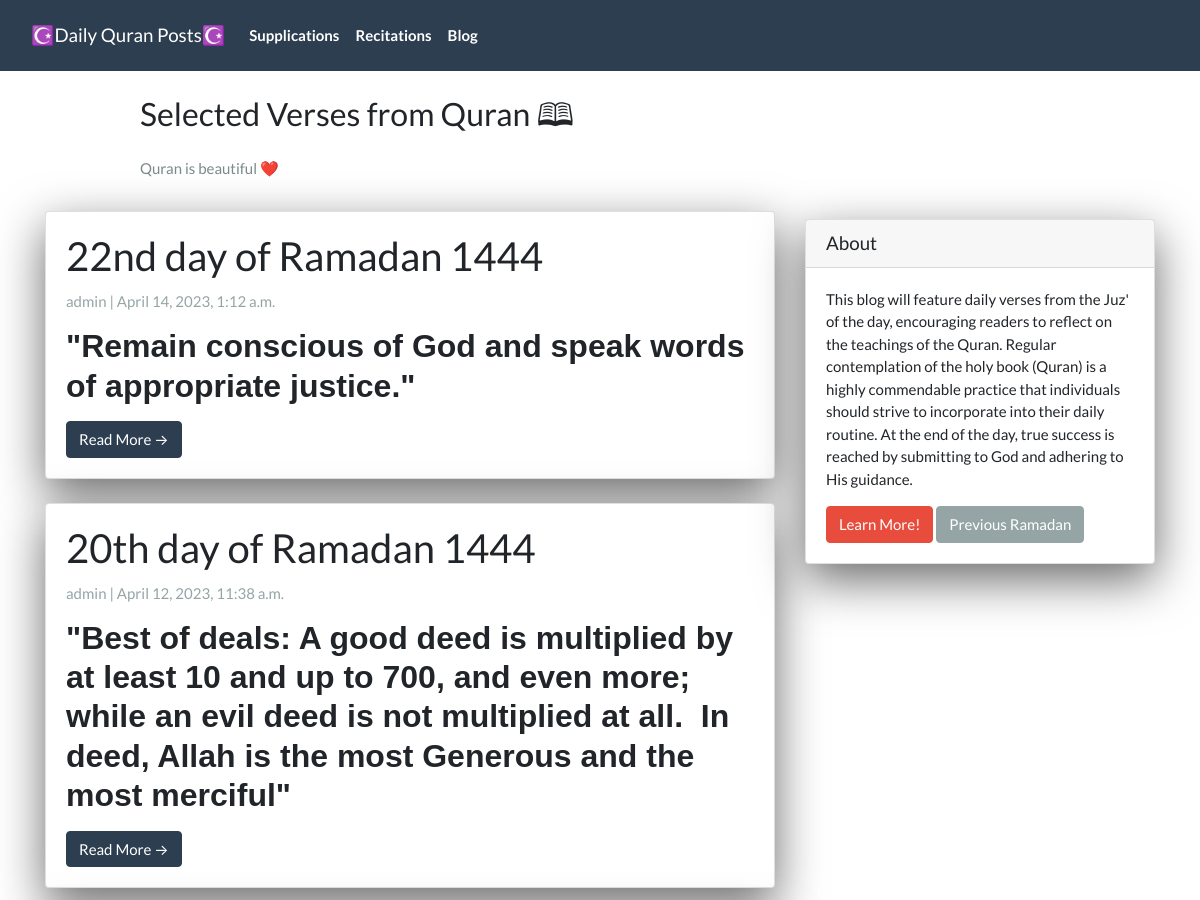
/ (upper part), run on an earlier commit of the app's database.
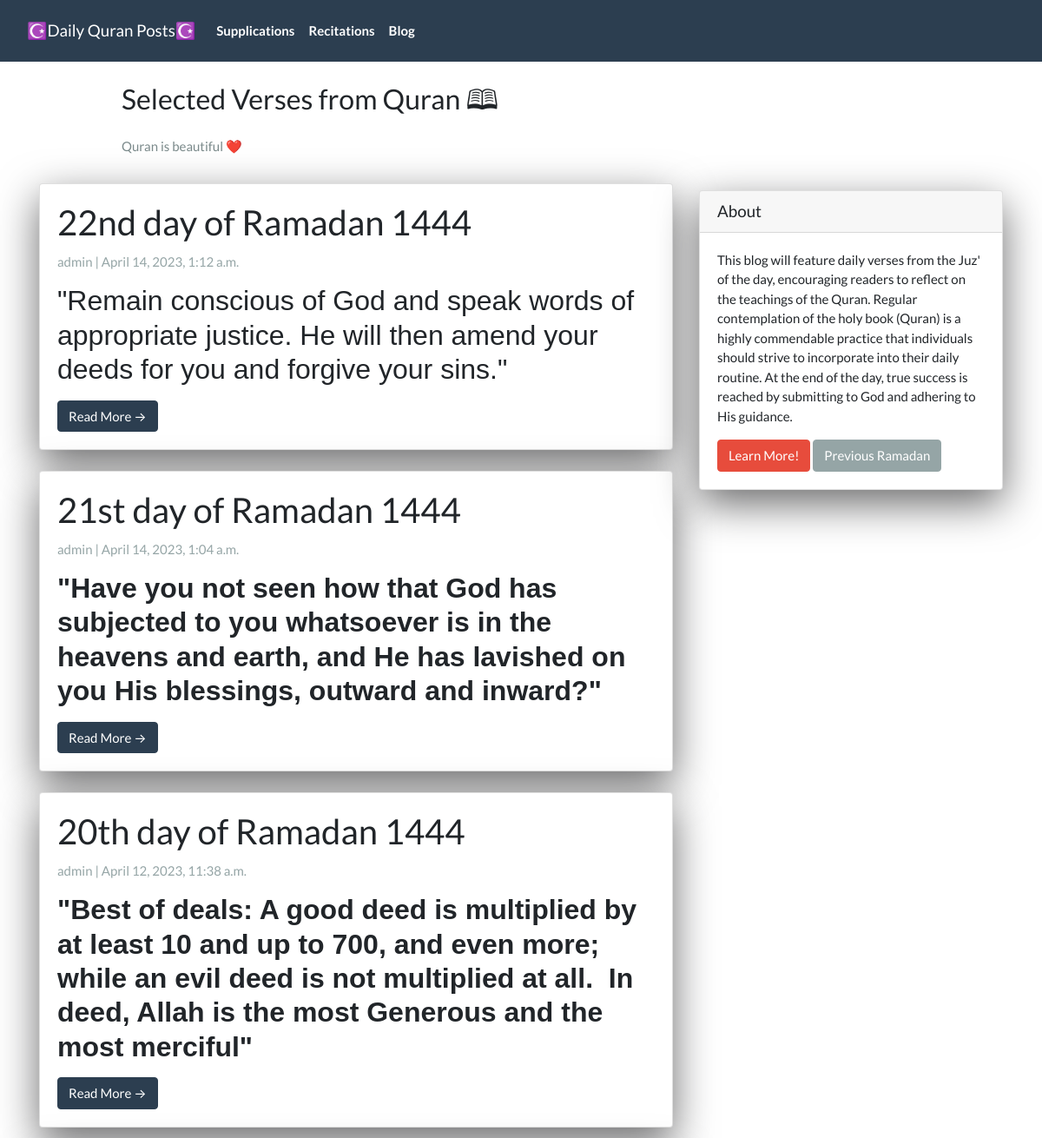
And on a later commit of the database.
### App/models.py (models this page shows, shortened)
class Post(models.Model):
  title =  models.CharField(max_length=200, unique=True)
  slug =   models.SlugField(max_length=200, unique=True)
  author = models.ForeignKey(User, on_delete=models.CASCADE, related_name='blog_posts')
  created_on = models.DateTimeField(auto_now_add=True)
  updated_on = models.DateTimeField(auto_now=True)
  summary = RichTextField(blank=True, null=True)
  content = RichTextField(blank=True, null=True)
  video_link = EmbedVideoField(blank=True, null=True)
  status = models.IntegerField(choices=STATUS, default=0)
  class Meta:
    ordering = ['-created_on']

### App/views.py (the view)
# urls.py: path('',                PostList.as_view(),           name="home"),
class PostList(generic.ListView):
  queryset = Post.objects.filter(status=1).order_by('-created_on')
  template_name = 'index.html'

### App/templates/index.html (shortened to what this page needs)
{% extends "base.html" %}
{% block content %}
<header class="masthead">
  <div class="container">
    <div class="row">
      <div class=" col-md-8 col-md-10 mx-auto">
        <div class="site-heading">
          <h3 class=" site-heading my-4 mt-3 text-black">Selected Verses from Quran 🕮 </h3>
          <p class="text-dark">Quran is beautiful ❤️</p>
        </div>
      </div>
    </div>
  </div>
</header>
<div class="container">
  <div class="row">
    <div class="col-md-8 mt-3 left">
      {% for post in post_list %}
      <div class="card mb-4">
        <div class="card-body">
          <h2 class="card-title">{{ post.title }}</h2>
          <p class="card-text text-muted h6">{{ post.author }} | {{ post.created_on}} </p>
          <p class="card-text">{{post.summary | safe}}</p>
          <a href="{% url 'post_detail' post.slug  %}" class="btn btn-primary">Read More &rarr;</a>
        </div>
      </div>
      {% endfor %}
    </div>
    {% block sidebar %}
    {% include 'sidebar.html' %}
    {% endblock sidebar %}
  </div>
</div>
{%endblock%}

What changed in the data, as far as the page shows it:
changed Post "22nd day of Ramadan 1444": summary "\"Remain conscious of God and speak words of appropriate justice.\"" → "\"Remain conscious of God and speak words of appropriate justice. He will then amend your deeds for you and forgive your sins.\""
now on this page (row edited): Post: title "21st day of Ramadan 1444", author "admin", created_on "April 14, 2023, 1:04 a.m.", summary "\"Have you not seen how that God has subjected to you whatsoever is in the heavens and earth, and He has lavished on you His blessings, outward and inward?\""
